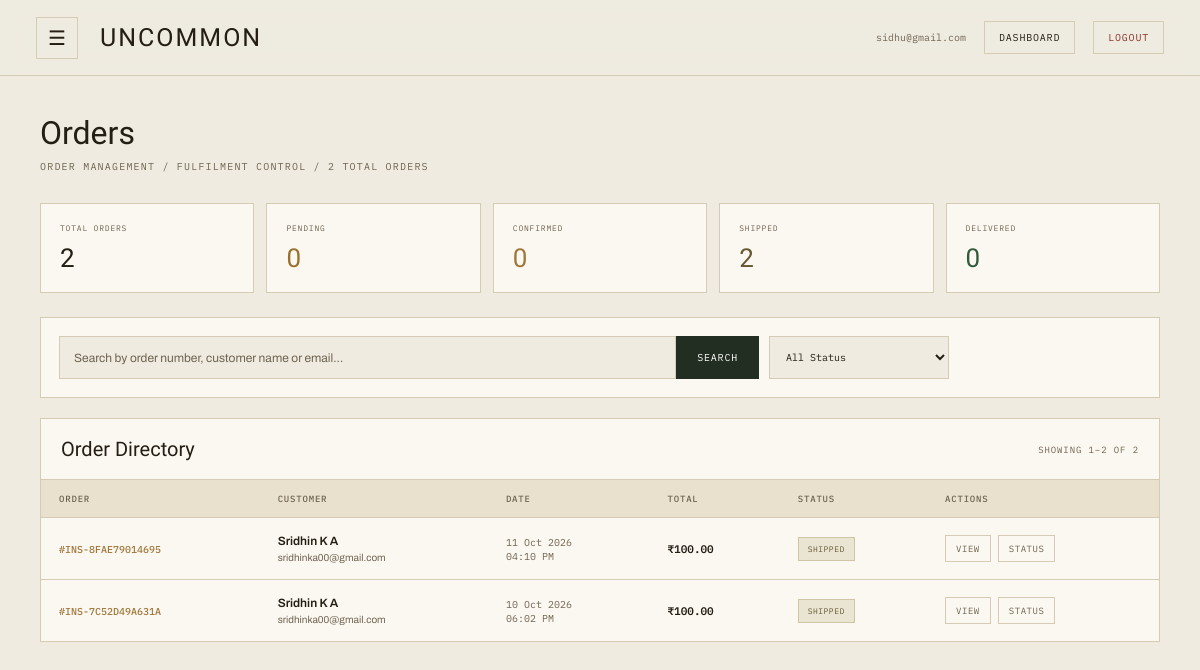
The app's page /admin_panel/orders/ (signed in), older data.
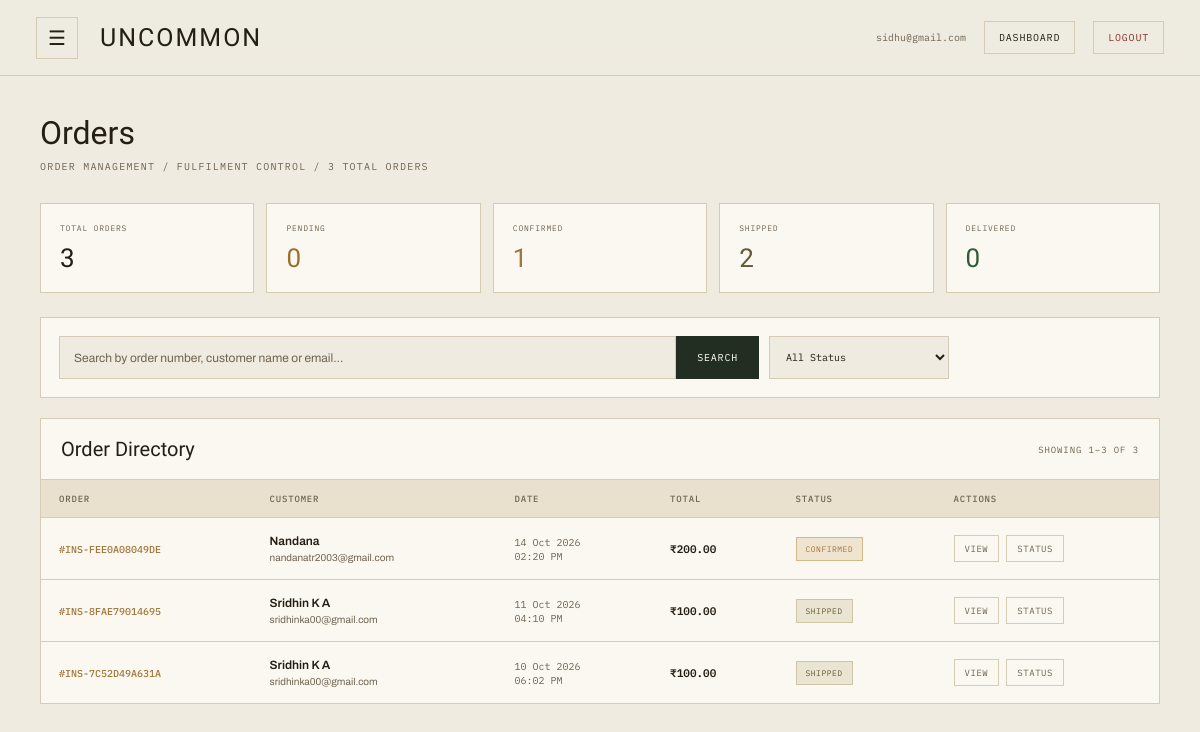
The same page, newer data.
### customer/models.py (models this page shows, shortened)
class Order(models.Model):
    STATUS_CHOICES = [
        ("PENDING", "Pending"),
        ("CONFIRMED", "Confirmed"),
        ("SHIPPED", "Shipped"),
        ("DELIVERED", "Delivered"),
        ("CANCELLED", "Cancelled"),
    ]
    customer = models.ForeignKey(
        Customer,
        on_delete=models.CASCADE,
        related_name="orders",
    )
    order_number = models.CharField(max_length=30, unique=True)
    total_amount = models.DecimalField(max_digits=10, decimal_places=2)
    status = models.CharField(
        max_length=20,
        choices=STATUS_CHOICES,
        default="PENDING",
    )
    shipping_address = models.TextField()
    created_at = models.DateTimeField(auto_now_add=True)
    updated_at = models.DateTimeField(auto_now=True)

class Customer(models.Model):
    name = models.CharField(max_length=100)
    email = models.EmailField(unique=True)
    phone = models.CharField(max_length=20)
    username = models.CharField(max_length=100, unique=True)
    password = models.CharField(max_length=255)

### admin_panel/views.py (the view)
# urls.py: path('orders/', view_orders, name='view_orders'),
def view_orders(request):
    if 'admin' not in request.session:
        return redirect('home')
    admin = get_object_or_404(
        Admin,
        id=request.session['admin']
    )
    orders = Order.objects.select_related(
        'customer'
    ).prefetch_related(
        'items__product'
    ).all().order_by('-created_at')
    search = request.GET.get('search', '').strip()
    if search:
        orders = orders.filter(
            Q(order_number__icontains=search) |
            Q(customer__name__icontains=search) |
            Q(customer__email__icontains=search)
        )
    status = request.GET.get('status', '').strip()
    valid_statuses = [
        'PENDING',
        'CONFIRMED',
        'SHIPPED',
        'DELIVERED',
        'CANCELLED'
    ]
    if status in valid_statuses:
        orders = orders.filter(
            status=status
        )
    total_orders = Order.objects.count()
    pending_orders = Order.objects.filter(
        status='PENDING'
    ).count()
    confirmed_orders = Order.objects.filter(
        status='CONFIRMED'
    ).count()
    shipped_orders = Order.objects.filter(
        status='SHIPPED'
    ).count()
    delivered_orders = Order.objects.filter(
        status='DELIVERED'
    ).count()
    cancelled_orders = Order.objects.filter(
        status='CANCELLED'
    ).count()
    paginator = Paginator(
        orders,
        10
    )
    page_obj = paginator.get_page(
        request.GET.get('page')
    )
    order_items_data = {}
    for order in page_obj:
        items = []
        for item in order.items.all():
            items.append({
                'product': item.product.product_name,
                'quantity': item.quantity,
                'price': float(item.price),
                'total': float(
                    item.price * item.quantity
                )
            })
        order_items_data[str(order.id)] = items
    return render(
        request,
        'admin_panel/orders.html',
        {
            'admin': admin,
            'page_obj': page_obj,
            'search': search,
            'status': status,
            'total_orders': total_orders,
            'pending_orders': pending_orders,
            'confirmed_orders': confirmed_orders,
            'shipped_orders': shipped_orders,
            'delivered_orders': delivered_orders,
            'cancelled_orders': cancelled_orders,
            'order_items_json': json.dumps(
                order_items_data
            ),
        }
    )

### templates/admin_panel/orders.html (shortened to what the changed rows need)
{% load static %}
<!DOCTYPE html>
<html lang="en">
<head>
</head>
<body>
<main>
    <section class="page-header">
        <h1 class="page-title">
            Orders
        </h1>
        <p class="page-subtitle">
            Order management / Fulfilment control / {{ total_orders }} total orders
        </p>
    </section>
    <section class="stats-grid">
        <div class="stat-card">
            <div class="stat-label">
                Total Orders
            </div>
            <div class="stat-value">
                {{ total_orders }}
            </div>
        </div>
        <div class="stat-card stat-confirmed">
            <div class="stat-label">
                Confirmed
            </div>
            <div class="stat-value">
                {{ confirmed_orders }}
            </div>
        </div>
    </section>
    <section class="table-card">
        <div class="table-header">
            <div class="table-heading">
                Order Directory
            </div>
            <div class="table-count">
                Showing
                {% if page_obj.object_list %}
                    {{ page_obj.start_index }}–{{ page_obj.end_index }}
                    of {{ page_obj.paginator.count }}
                {% else %}
                    0
                {% endif %}
            </div>
        </div>
        {% if page_obj.object_list %}
            <div class="table-wrapper">
                <table>
                    <thead>
                        <tr>
                            <th>
                                Order
                            </th>
                            <th>
                                Customer
                            </th>
                            <th>
                                Date
                            </th>
                            <th>
                                Total
                            </th>
                            <th>
                                Status
                            </th>
                            <th>
                                Actions
                            </th>
                        </tr>
                    </thead>
                    <tbody>
                        {% for order in page_obj %}
                            <tr>
                                <td>
                                    <span class="order-id">
                                        #{{ order.order_number }}
                                    </span>
                                </td>
                                <td>
                                    <div class="customer-name">
                                        {{ order.customer.name }}
                                    </div>
                                    <div class="customer-email">
                                        {{ order.customer.email }}
                                    </div>
                                </td>
                                <td>
                                    <span class="order-date">
                                        {{ order.created_at|date:"d M Y" }}
                                        <br>
                                        {{ order.created_at|date:"h:i A" }}
                                    </span>
                                </td>
                                <td>
                                    <span class="order-amount">
                                        ₹{{ order.total_amount }}
                                    </span>
                                </td>
                                <td>
                                    <span
                                        class="status-badge
                                        {% if order.status == 'PENDING' %}
                                            status-pending
                                        {% elif order.status == 'CONFIRMED' %}
                                            status-confirmed
                                        {% elif order.status == 'SHIPPED' %}
                                            status-shipped
                                        {% elif order.status == 'DELIVERED' %}
                                            status-delivered
                                        {% elif order.status == 'CANCELLED' %}
                                            status-cancelled
                                        {% endif %}
                                        "
                                    >
                                        {{ order.get_status_display }}
                                    </span>
                                </td>
                                <td>
                                    <div class="action-group">
                                        <button
                                            type="button"
                                            class="action-btn view-btn"
                                            data-id="{{ order.order_number }}"
                                            data-customer="{{ order.customer.name }}"
                                            data-email="{{ order.customer.email }}"
                                            data-phone="{{ order.customer.phone }}"
                                            data-total="{{ order.total_amount }}"
                                            data-status="{{ order.status }}"
                                            data-status-display="{{ order.get_status_display }}"
                                            data-address="{{ order.shipping_address }}"
                                            data-date="{{ order.created_at|date:'d M Y, h:i A' }}"
                                            onclick="openViewModal(this)"
                                        >
                                            View
                                        </button>
                                        <button
                                            type="button"
                                            class="action-btn status-btn"
                                            data-url="{% url 'update_order_status' order.id %}"
                                            data-order="{{ order.order_number }}"
                                            data-status="{{ order.status }}"
                                            data-status-display="{{ order.get_status_display }}"
                                            onclick="openStatusModal(this)"
                                        >
                                            Status
                                        </button>
                                    </div>
                                </td>
                            </tr>
                        {% endfor %}
                    </tbody>
                </table>
            </div>
        {% endif %}
    </section>
</main>
</body>
</html>

Row changes from the older to the newer data that the page shows:
added Order: order_number "INS-FEE0A08049DE", customer.name "Nandana", customer.email "nandanatr2003@gmail.com", created_at "14 Oct 2026", created_at "02:20 PM", total_amount "200.00", status "CONFIRMED"
Text that changed along with them:
{{ total_orders }}: "2" → "3"
{{ confirmed_orders }}: "0" → "1"
{{ page_obj.end_index }}: "2" → "3"
{{ page_obj.paginator.count }}: "2" → "3"
